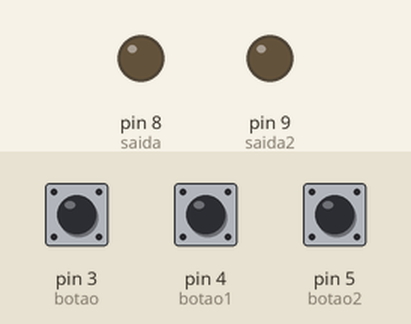
Recording of a sketch running on a simulated Arduino Uno, built with avr-gcc and run on an emulated ATmega328P. On the bench: output pins drawn as LEDs (lit = HIGH). The test bench sets the inputs (shaded band); at power-on: pin 3 (botao) LOW, pin 4 (botao1) LOW, pin 5 (botao2) LOW.

Above: at 1.2 s.
1.3 s: pin 3 (botao) pulled HIGH for 0.15 s
At 1.9 s:
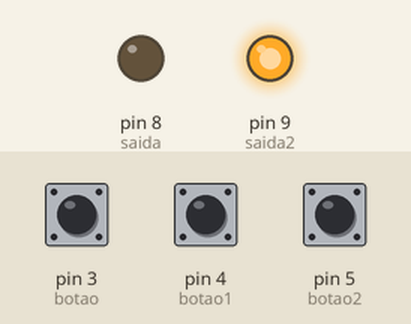
2.9 s: pin 4 (botao1) pulled HIGH for 0.15 s
At 4.1 s:
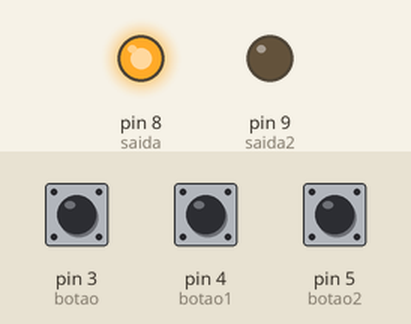
4.5 s: pin 5 (botao2) pulled HIGH for 0.15 s
At 5.5 s:
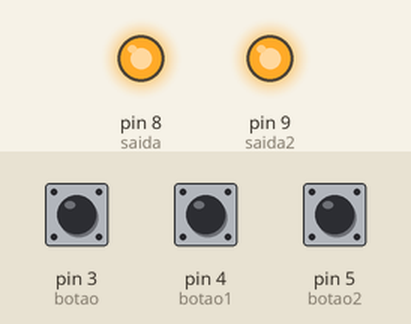
6.1 s: pin 3 (botao) pulled HIGH for 1 s
At 6.7 s:
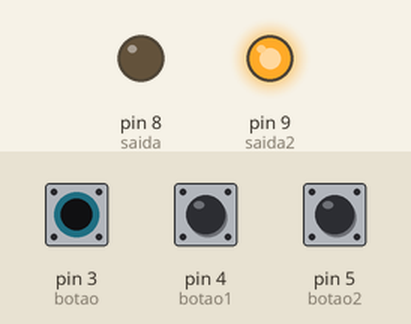
8.6 s: pin 4 (botao1) pulled HIGH for 1 s
At 9.8 s:
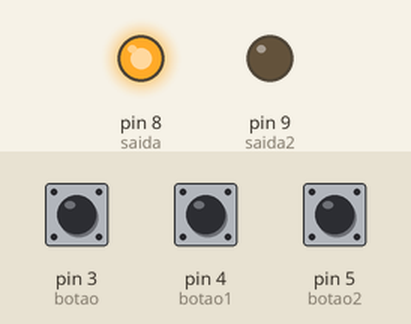
Timing chart, 0 to 11.6 s (numbered marks = the images above; inputs shaded):
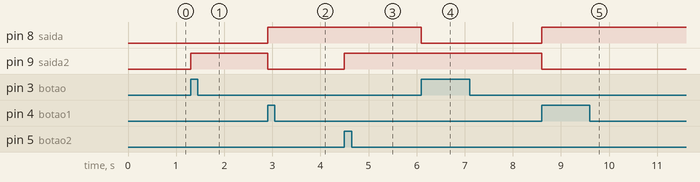

The sketch:

teste_dois_botoes_garagem.ino
```cpp
int botao = 3; // define pino 9 como entrada botao liga
int botao1 = 4; // define botao 8 como botao desliga
int botao2 = 5;
int saida = 8; // define pino 8 como saida
int saida2 = 9;


void setup() {

pinMode (botao, INPUT); // define como entrada
pinMode (botao1, INPUT); // define como entrada
pinMode (botao2, INPUT); // define como entrada
pinMode (saida, OUTPUT); // define como saida
pinMode (saida2, OUTPUT); // define como saida
}

void loop() {


int valor = digitalRead (botao);// le o valor de botao
int valor2 = digitalRead (botao1); // le o valor de botao1
int valor3 = digitalRead (botao2); // le o valor de botao2

if (valor == HIGH && valor2 == LOW) {// Testa o estado dos botoes
digitalWrite (saida2, HIGH); // envia saida para nivel alto
digitalWrite (saida,LOW); // envia a saida para nivel baixo
delay (1000);
}

if (valor == LOW && valor2 == HIGH) { // Testa saida dos botoes
digitalWrite (saida,HIGH); // envia a saida para nivel baixo
digitalWrite (saida2,LOW); // envia a saida para nivel baixo
delay (1000);

}
if (valor3 == HIGH) { // Testa saida dos botoes
digitalWrite (saida,HIGH); // envia a saida para nivel baixo
digitalWrite (saida2,HIGH); // envia a saida para nivel baixo
delay (1000);
}
}
```

Measured:
- after the input at 1.3 s, pin 9 (saida2): LOW → HIGH at once
- after the input at 2.9 s, pin 8 (saida): LOW → HIGH at once; pin 9 (saida2): HIGH → LOW at once
- after the input at 4.5 s, pin 9 (saida2): LOW → HIGH at once
- after the input at 6.1 s, pin 8 (saida): HIGH → LOW at once
- after the input at 8.6 s, pin 8 (saida): LOW → HIGH at once; pin 9 (saida2): HIGH → LOW at once
